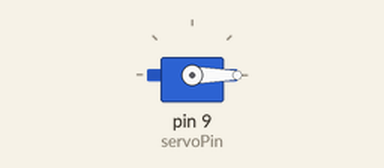
Recording of a sketch running on a simulated Arduino Uno, built with avr-gcc and run on an emulated ATmega328P. Shown: servo.

Above: at 0.05 s.
At 3.0 s:
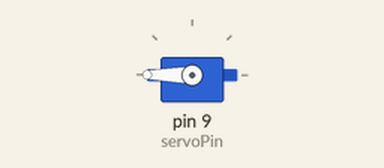
Timing chart, 0 to 6.9 s (numbered marks = the images above):
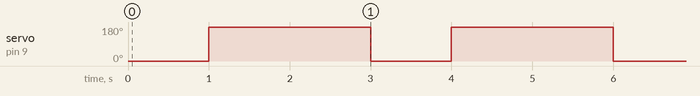

The sketch:

360servo.ino
```cpp
#include <Servo.h>

Servo servo;

const int servoPin = 9;

void setup() {
  servo.attach(servoPin);
}

void loop() {
  servo.write(0);
  delay(1000);
  servo.write(180);
  delay(1000);
  servo.write(360);
  delay(1000);
}
```

Measured:
- by itself, servo on pin 9 (servoPin): alternates 180° for 2.0 s and 0° for 1.0 s
